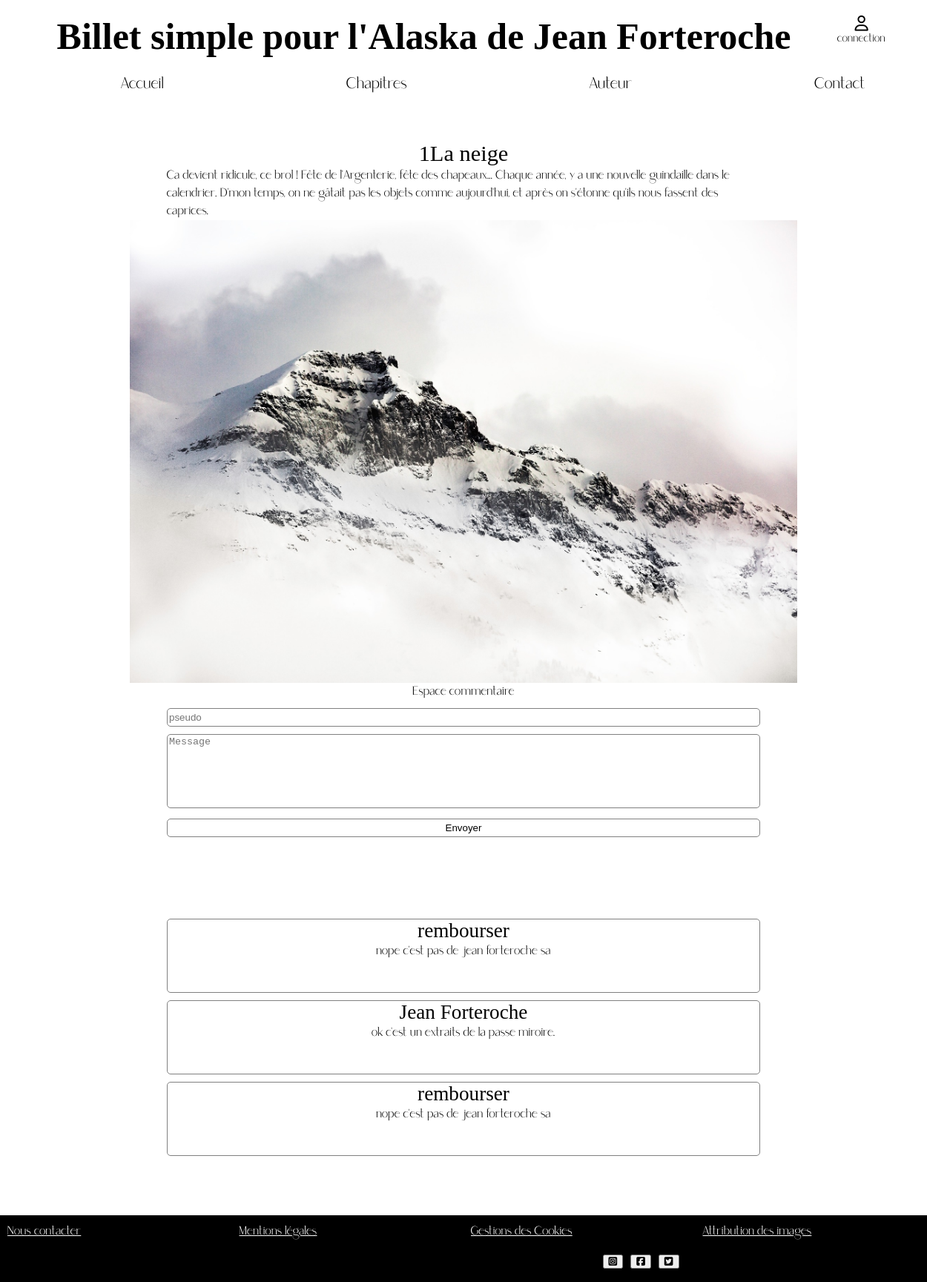
Before: /index.php?action=chapitre&id=1 with the older database file.
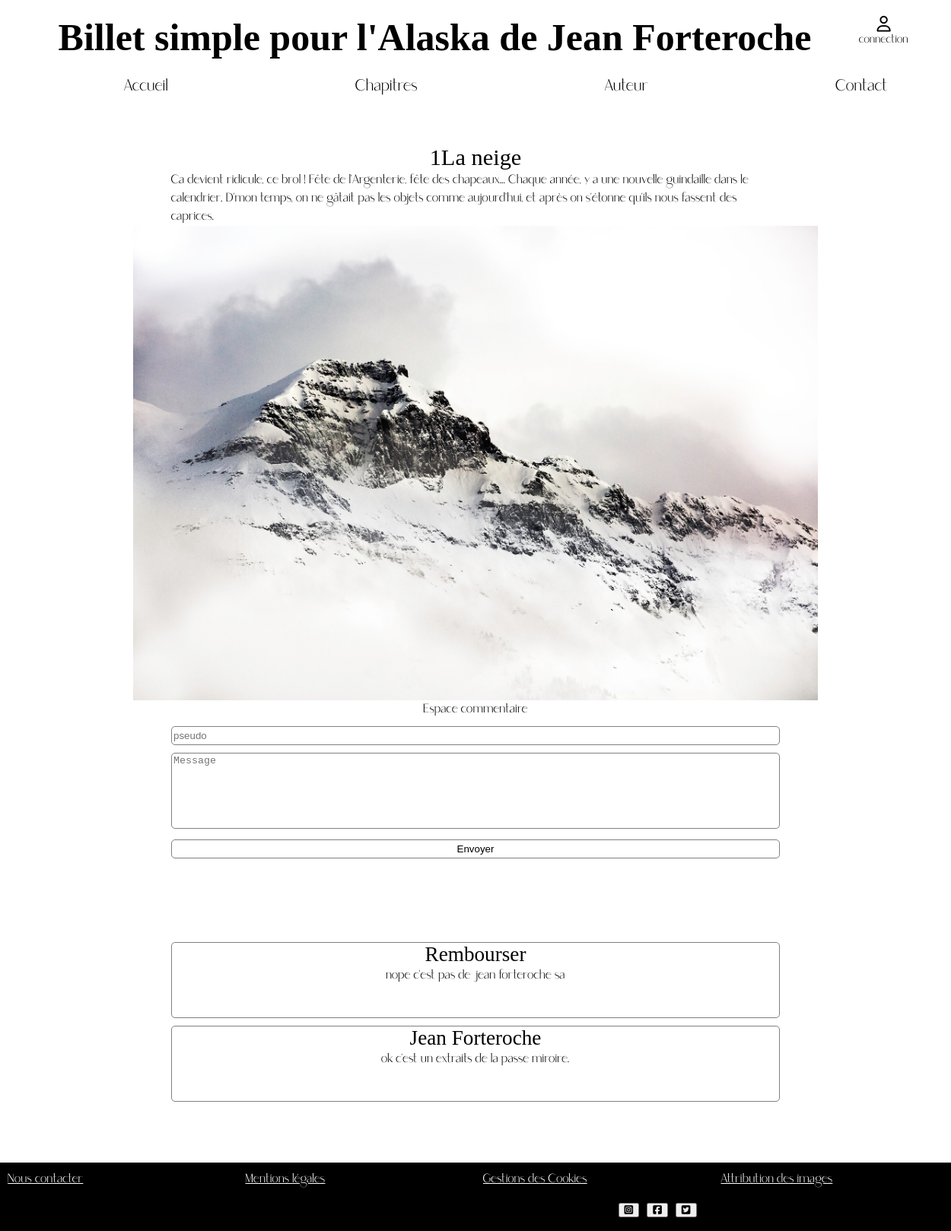
After: the same page with the newer database file.
### tables this page shows
CREATE TABLE `chapitre` (
  `ID` int(255) NOT NULL,
  `chapitre-number` int(11) NOT NULL,
  `chapitre-titre` text NOT NULL,
  `chapitre-text` text NOT NULL,
  `images` text NOT NULL,
  `brouillon` tinyint(1) NOT NULL
);

CREATE TABLE `commentaire` (
  `ID` int(11) NOT NULL,
  `nameuser` text NOT NULL,
  `comment` text NOT NULL,
  `signaler` tinyint(1) DEFAULT NULL,
  `idchapitre` int(11) NOT NULL
);

### controller/front-end/controller.php (called while the page is built, shortened)
<?php
function directionchapitre()
   {
require('Model/front-end/chapitre.php');
$instanceclasse = new modelchapitre();
$databd = $instanceclasse-> connexionbdchapitre();
$databd3 = $instanceclasse-> connexionbdcommentaire();
require('view/front-end/chapitre.php');
   }
?>

### Model/front-end/chapitre.php (called while the page is built, shortened)
<?php
class modelchapitre {
public function connexionbdchapitre() {
require('Model/front-end/connexion.php');
$search='SELECT * FROM Chapitre WHERE id=' . $_GET["id"];
$reponse = $bdd->query($search);
$reponse->execute();
        $data = $reponse->fetchAll();
        return $data;
}
        public function connexionbdcommentaire() {
                require('Model/front-end/connexion.php');
                $reponse = $bdd->query('SELECT * FROM commentaire WHERE idchapitre=' . $_GET["id"]);
                $reponse->execute();
                        $data = $reponse->fetchAll();
                        return $data;
                        $rereponseq->cloreCursor();}
                }
                ?>

### view/front-end/chapitre.php (the view, shortened to what this page needs)
<section class="chapitre">
<?php  foreach ($databd as $donnees) : ?>
 <div id="chaptirenumber-individuel">
 <div id='chapitre-titre-individuel'><?php echo $donnees['chapitre-number']?><?php echo $donnees['chapitre-titre']?></div>
 <div id="chapitre-text-individuel"><div id="texte"><?php echo $donnees['chapitre-text']?></div>
  <img src="<?php echo $donnees['images']?>" alt="illustrationchapitre" id="illustrationchapitre-inv"> </div>
 </div></div>
 <div id="commentaire-form">
 <form action="index.php?action=chapitres " method="post" id="commentaireform" >
                <div id="titre-commentaire"><legend >Espace commentaire</legend></div>
                <input class="nameuser" name="nameuser" placeholder="pseudo" required>
                <textarea id="comment" name="comment" placeholder="Message" required></textarea>
                <input class="send" type="submit" id="btn-submit" value="Envoyer" >
            </form>
            </div>
         <?php endforeach; ?>
         <?php  foreach ($databd3 as $donnees) : ?>
         <div id="commentaire"><div id="lecommentaire"><div id="nomuser"><?php echo $donnees['nameuser']?></div><div id="messageuser"><?php echo $donnees['comment']?></div></div>
   </div>
   <?php endforeach; ?>
<?php $content = ob_get_clean() ; ?>
<?php include('template.php'); ?>

### index.php (shortened to what this page needs)
<?php
require('controller/front-end/controller.php');
if (isset($_GET['action']))
{
        switch ($_GET['action'])
        {
            case 'chapitre':
            directionchapitre();
            break;
        }
}
else{
    directionaccueil();
}
?>

### view/front-end/template.php (shortened to what this page needs)
<!DOCTYPE html>
<html>
	<head>
		<link rel="stylesheet" href="style.css" />
	</head>
<body>
    <div id="contenaire">
        <?php require ('header.php'); ?>
        <main><?= $content ?></main>
        <?php require ('footer.php'); ?>
</body>
</html>

### view/front-end/header.php
<header>
    <section id="menuheader">
        <div id="banniere_menu">
            <button class="far fa-user" id="admin"><p id="connection"><br>connection</p></button>
            <h1 id="titre">Billet simple pour l'Alaska de Jean Forteroche</h1>
             <div id="barre">
                 <nav>
                     <ul>
                        <li class="naviguation"><a href="index.php?action=accueil">Accueil</a></li>
                        <li class="naviguation"><a href="index.php?action=chapitres">Chapitres</a></li>
                        <li class="naviguation"><a href="index.php?action=auteur">Auteur</a></li>
                        <li class="naviguation"><a href="index.php?action=contact">Contact</a></li>
                    </ul>
                 </nav>
            </div>
          </div>
    </section>
</header>

### view/front-end/footer.php
<footer >
    <p id=baspage><a href="#" class="piedpage">Nous contacter</a><br><a href="#" class="piedpage">Mentions légales</a> <br><a href="#" class="piedpage">Gestions des Cookies</a> <br> <a href="#" class="piedpage">Attribution des images</a><br></p>
    <div id="resaux">
    <button class="fab fa-instagram-square" id="insta"></button>
    <button class="fab fa-facebook-square" id="facebook"></button>
    <button class="fab fa-twitter-square" id="twitter"></button>
    </div>
</footer>

### style.css (style rules this page uses)
html, body { margin: 0; padding: 0; width: 100%; height: 100%; }
h1 { font-family: caroline; display:flex; justify-content: center; font-size: 50px; margin: 20px; }
header { display: block; height: 70px; }
header ul { list-style-type: none; display: flex; width: 100%; }
header li { margin: auto; }
header a { font-family: Saudagar; font-size: 1.3em; color: black; text-decoration: none; }
p { font-family: Saudagar; }
#chapitre-titre-individuel { font-family: caroline; font-size:1.9em; display: flex; width: 100%; margin-top:100px; justify-content: center; }
#chapitre-text-individuel { font-family: "Saudagar"; display: block; word-wrap: break-word; position: relative; width: 90%; margin: auto; }
#chaptirenumber-individuel { display: block; }
#illustrationchapitre-inv { display: flex; width:100%; max-width: 900px; margin: auto; }
#titre-commentaire { display: flex; width:100%; text-align: center; }
#commentaire-form { display: flex; width:100%; max-width: 800px; margin: auto; }
#texte { display: flex; width:100%; max-width: 800px; margin: auto; }
#admin { display: block; font-size: 1.3em; float: right; margin-right: 50px; background-color: white; border:none; }
#connection { display: block; font-size: 0.7em; margin-top: -10px; }
#commentaireform { margin-bottom: 100px; }
#comment { font: 1em ; width:800px; height: 100px; margin-top: 10px; box-sizing: border-box; border: 1px solid grey; resize:none; border-radius: 5px; }
#commentaireform { display: block; justify-content: center; }
#lecommentaire { display: block; justify-content: center; margin:auto; font: 1em ; width:800px; height: 100px; margin-top: 10px; box-sizing: border-box; border: 1px solid grey; resize:none; border-radius: 5px; }
#nomuser { font-family: caroline; font-size: 1.7em; display: flex; justify-content: center; }
#messageuser { font-family: "Saudagar"; display: flex; justify-content: center; }
input { font: 1em ; width:800px; height: 25px; margin-top: 10px; box-sizing: border-box; border: 1px solid grey; resize:none; border-radius: 5px; }
.send { background-color: #fff; }
legend { margin: auto; font-family: Saudagar; }
footer { display: grid; background-color:black; margin-top:80px; bottom: 0px; width: 100%; }
#resaux { position : absolute; color:black; border-radius: 100px; left: 45%; font-size: 40px; margin-top: 30px; margin-left:20%; }
.piedpage { color: white; padding: 0px; margin: 0px; height: 70px; width: 100%; }
#baspage { margin:auto; display: flex; width: 100%; padding:10px; }

Changed rows visible on the page:
removed commentaire: nameuser "rembourser", comment "nope c'est pas de jean forteroche sa"
changed commentaire "nope c'est pas de jean forteroche sa": nameuser "rembourser" → "Rembourser"
